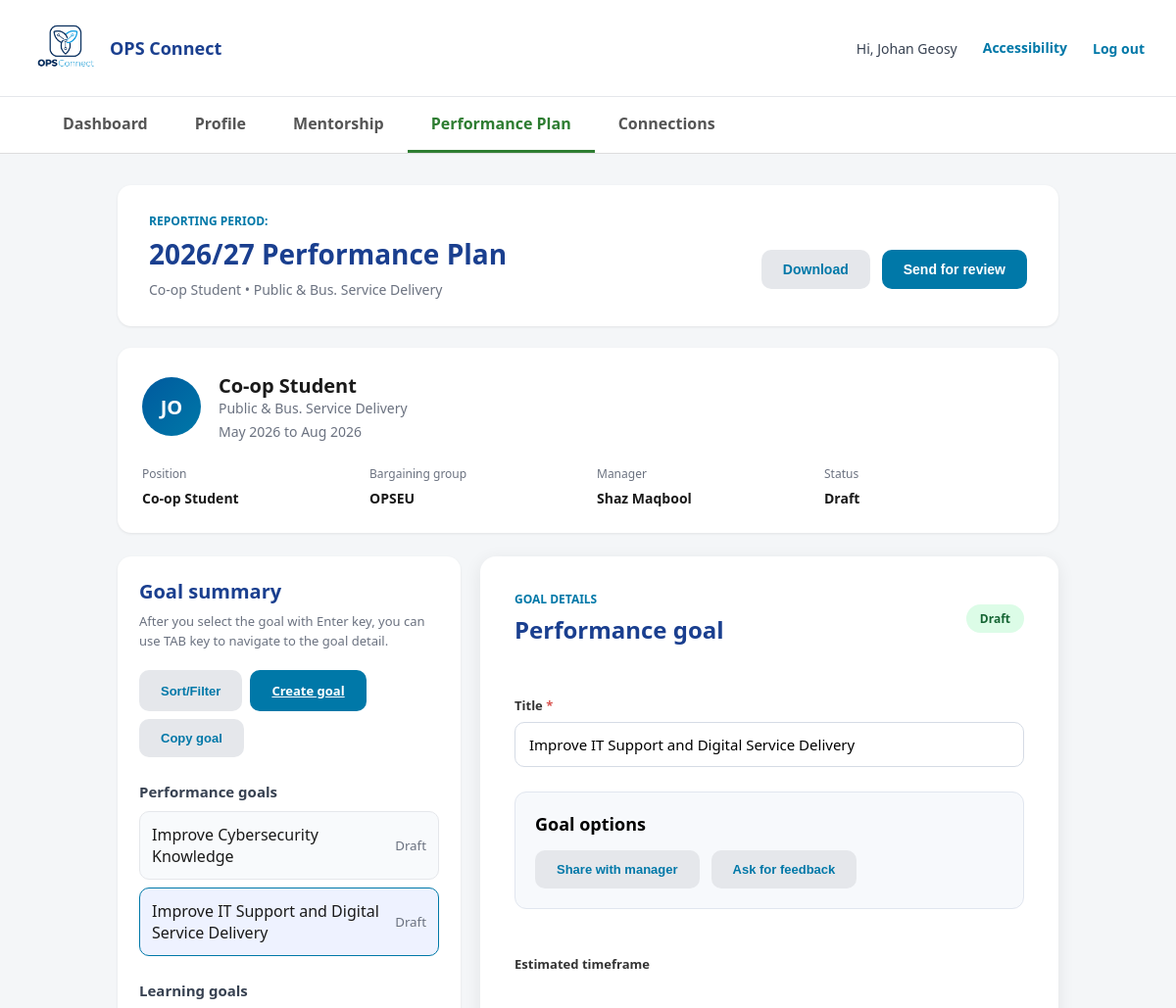
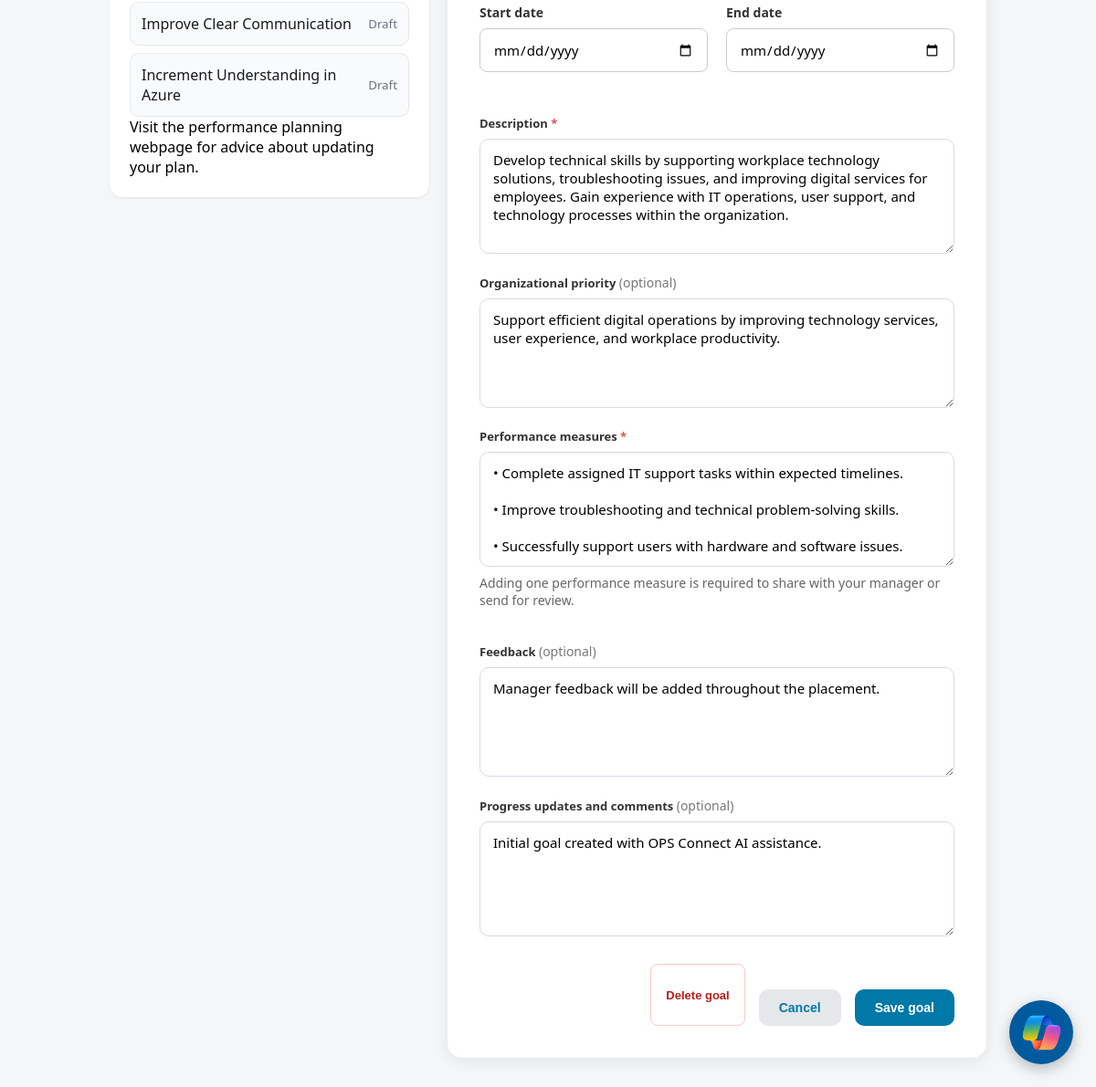
Page /performance?goal_id=13 on the committed database (2 pictures, top to bottom).
### tables this page shows
CREATE TABLE goals (
        id INTEGER PRIMARY KEY AUTOINCREMENT,

        title TEXT NOT NULL,

        type TEXT NOT NULL,

        status TEXT DEFAULT 'Draft',

        estimated_timeframe TEXT,

        description TEXT,

        organizational_priority TEXT,

        performance_measures TEXT,

        feedback TEXT,

        progress_updates TEXT,

        created_at TIMESTAMP DEFAULT CURRENT_TIMESTAMP
    );

### app.py (the view)
@app.route("/performance")
def performance():
    user_name = session.get("user_name", "Johan Geosy")
    conn = get_db()
    goals = conn.execute(
        "SELECT * FROM goals ORDER BY created_at DESC"
    ).fetchall()
    selected_goal = None
    goal_id = request.args.get("goal_id")
    if goal_id:
        selected_goal = conn.execute(
            "SELECT * FROM goals WHERE id = ?",
            (goal_id,)
        ).fetchone()
    conn.close()
    return render_template(
        "performance.html",
        user_name=user_name,
        goals=goals,
        selected_goal=selected_goal
    )

### app.py (called while the page is built)
def get_db():
    conn = sqlite3.connect(DB_PATH)
    conn.row_factory = sqlite3.Row
    return conn

### templates/performance.html (shortened to what this page needs)
<!DOCTYPE html>
<html lang="en">
<head>
    <link rel="stylesheet" href="{{ url_for('static', filename='style.css') }}">
</head>
<body class="dashboard-body">
<nav class="topbar">
    <div class="topbar-brand">
        <img
            src="{{ url_for('static', filename='logo_ops.png') }}"
            class="topbar-logo"
            alt="Connect Logo"
        >
        <span>
            OPS Connect
        </span>
    </div>
    <div class="topbar-user">
        <span>
            Hi, {{ user_name }}
        </span>
        <button
        class="accessibility-btn"
        onclick="toggleAccessibility()">
         Accessibility
         </button>
        <a href="{{ url_for('logout') }}" class="logout-link">
            Log out
        </a>
    </div>
</nav>
<nav class="dashboard-tabs">
    <a href="{{ url_for('dashboard') }}">
        Dashboard
    </a>
    <a href="{{ url_for('profile') }}">
        Profile
    </a>
    <a href="{{ url_for('mentorship') }}">
        Mentorship
    </a>
    <a href="{{ url_for('performance') }}" class="active">
        Performance Plan
    </a>
    <a href="{{ url_for('connections') }}">
        Connections
    </a>
</nav>
<main class="dashboard-container">
<section class="performance-header-card">
    <div>
        <p class="eyebrow-text">
            Reporting period:
        </p>
        <h1>
            2026/27 Performance Plan
        </h1>
        <p class="performance-subtitle">
            Co-op Student • Public &amp; Bus. Service Delivery
        </p>
    </div>
    <div class="performance-header-actions">
        <button
            class="secondary-btn"
            type="button"
        >
            Download
        </button>
        <button
            class="primary-btn"
            type="button"
        >
            Send for review
        </button>
    </div>
</section>
<section class="plan-summary-card">
    <div class="plan-summary-main">
        <div class="profile-avatar">
            {{ user_name[:2].upper() }}
        </div>
        <div>
            <h2>
                Co-op Student
            </h2>
            <p>
                Public &amp; Bus. Service Delivery
            </p>
            <p class="muted-text">
                May 2026 to Aug 2026
            </p>
        </div>
    </div>
    <div class="plan-details-grid">
        <div>
            <span class="detail-label">
                Position
            </span>
            <strong>
                Co-op Student
            </strong>
        </div>
        <div>
            <span class="detail-label">
                Bargaining group
            </span>
            <strong>
                OPSEU
            </strong>
        </div>
        <div>
            <span class="detail-label">
                Manager
            </span>
            <strong>
                Shaz Maqbool
            </strong>
        </div>
        <div>
            <span class="detail-label">
                Status
            </span>
            <strong>
                Draft
            </strong>
        </div>
    </div>
</section>
{% if not goals or goals|length == 0 %}
<section class="empty-performance-card">
    <div class="empty-icon">
        +
    </div>
    <h2>
        No goals created yet
    </h2>
    <p>
        Start your performance plan by creating your first performance or learning goal.
        Your goals help define what you want to accomplish during the reporting period.
    </p>
    <div class="empty-actions">
        <a
            href="{{ url_for('create_goal') }}"
            class="primary-btn"
        >
            Create goal
        </a>
        <a
            href="#"
            class="secondary-btn"
        >
            Visit planning advice
        </a>
    </div>
</section>
{% else %}
<div class="performance-plan-layout">
<aside class="goal-summary-card">
    <div class="goal-summary-header">
        <div>
            <h2>
                Goal summary
            </h2>
            <p>
                After you select the goal with Enter key, you can use TAB key to navigate to the goal detail.
            </p>
        </div>
    </div>
    <div class="goal-actions-row">
        <button
            class="secondary-btn small-btn"
            type="button"
        >
            Sort/Filter
        </button>
        <a
            href="{{ url_for('create_goal') }}"
            class="primary-btn small-btn"
        >
            Create goal
        </a>
        <button
            class="secondary-btn small-btn"
            type="button"
        >
            Copy goal
        </button>
    </div>
    <div class="goal-list-section">
        <h3>
            Performance goals
        </h3>
        <div class="goal-list">
        {% for goal in goals if goal.type == "performance" %}
            <a
                href="{{ url_for('performance', goal_id=goal.id) }}"
                class="goal-list-item {% if selected_goal and selected_goal.id == goal.id %}active{% endif %}"
            >
                <span>
                    {{ goal.title }}
                </span>
                <small>
                    {{ goal.status }}
                </small>
            </a>
        {% else %}
            <p class="empty-mini-text">
                Select “Create goal” to add a performance goal.
            </p>
        {% endfor %}
        </div>
    </div>
    <div class="goal-list-section">
        <h3>
            Learning goals
        </h3>
        <div class="goal-list">
        {% for goal in goals if goal.type == "learning" %}
            <a
                href="{{ url_for('performance', goal_id=goal.id) }}"
                class="goal-list-item {% if selected_goal and selected_goal.id == goal.id %}active{% endif %}"
            >
                <span>
                    {{ goal.title }}
                </span>
                <small>
                    {{ goal.status }}
                </small>
            </a>
        {% else %}
            <p class="empty-mini-text">
                Select “Create goal” to add a learning goal.
            </p>
        {% endfor %}
        </div>
    </div>
    <div class="planning-help-box">
        <p>
            Visit the performance planning webpage for advice about updating your plan.
        </p>
    </div>
</aside>
<section class="goal-details-card">
{% if selected_goal %}
<div class="goal-details-header">
    <div>
        <p class="eyebrow-text">
            Goal details
        </p>
        <h2>
            {{ selected_goal.type|capitalize }} goal
        </h2>
    </div>
    <span class="status-pill">
        {{ selected_goal.status }}
    </span>
</div>
<form
    method="POST"
    action="{{ url_for('update_goal', goal_id=selected_goal.id) }}"
>
<label for="goal_title">
    Title
    <span class="required-star">
        *
    </span>
</label>
<input
    type="text"
    id="goal_title"
    name="goal_title"
    maxlength="75"
    value="{{ selected_goal.title }}"
    required
>
<div class="goal-options-card">
    <h3>
        Goal options
    </h3>
    <div class="goal-option-buttons">
        <button
            type="button"
            class="secondary-btn small-btn"
        >
            Share with manager
        </button>
        <button
            type="button"
            class="secondary-btn small-btn"
        >
            Ask for feedback
        </button>
    </div>
</div>
<label for="estimated_timeframe">
    Estimated timeframe
</label>
<div class="date-range-container">
    <div class="date-field">
        <label for="start_date">
            Start date
        </label>
        <input
            type="date"
            id="start_date"
            name="start_date"
        >
    </div>
    <div class="date-field">
        <label for="end_date">
            End date
        </label>
        <input
            type="date"
            id="end_date"
            name="end_date"
        >
    </div>
</div>
<label for="description">
    Description
    <span class="required-star">
        *
    </span>
</label>
<textarea
    id="description"
    name="description"
    rows="5"
    required
>{{ selected_goal.description }}</textarea>
<label for="organizational_priority">
    Organizational priority
    <span class="optional-text">
        (optional)
    </span>
</label>
<textarea
    id="organizational_priority"
    name="organizational_priority"
    rows="4"
>{{ selected_goal.organizational_priority }}</textarea>
<label for="performance_measures">
    Performance measures
    <span class="required-star">
        *
    </span>
</label>
<textarea
    id="performance_measures"
    name="performance_measures"
    rows="5"
    required
>{{ selected_goal.performance_measures }}</textarea>
<p class="small-help-text">
Adding one performance measure is required to share with your manager or send for review.
</p>
<label for="feedback">
    Feedback
    <span class="optional-text">
        (optional)
    </span>
</label>
<textarea
    id="feedback"
    name="feedback"
    rows="4"
>{{ selected_goal.feedback }}</textarea>
<label for="progress_updates">
    Progress updates and comments
    <span class="optional-text">
        (optional)
    </span>
</label>
<textarea
    id="progress_updates"
    name="progress_updates"
    rows="5"
>{{ selected_goal.progress_updates }}</textarea>
<div class="form-actions">
    <button
    type="submit"
    class="danger-btn small-btn"
    formaction="{{ url_for('delete_goal', goal_id=selected_goal.id) }}"
    formmethod="POST"
    formnovalidate
    onclick="event.stopPropagation(); return confirm('Are you sure you want to delete this goal?');"
>
Delete goal
</button>
    <button
        type="button"
        class="secondary-btn"
    >
        Cancel
    </button>
    <button
        type="submit"
        class="primary-btn"
    >
        Save goal
    </button>
</div>
{% endif %}
</section>
</div>
{% endif %}
</main>
</body>
<div id="aiButton" class="ai-button">
    <img src="{{ url_for('static', filename='ai_icon.png') }}" alt="AI Assistant">
</div>
</html>

### rows in the picture
goals: title "Improve Cybersecurity Knowledge", status "Draft"
goals: title "Improve IT Support and Digital Service Delivery", status "Draft", type "Performance", goal_title "Improve IT Support and Digital Service Delivery", description "Develop technical skills by supporting workplace technology solutions, troubleshooting issues, and improving digital services for employees. Gain experience with IT operations, user support, and technology processes within the organization.", organizational_priority "Support efficient digital operations by improving technology services, user experience, and workplace productivity.", performance_measures "• Complete assigned IT support tasks within expected timelines. • Improve troubleshooting and technical problem-solving skills. • Successfully support users with hardware and software issues.", feedback "Manager feedback will be added throughout the placement.", progress_updates "Initial goal created with OPS Connect AI assistance."
goals: title "Improve Clear Communication", status "Draft"
goals: title "Increment Understanding in Azure", status "Draft"

### other values in the picture
{{ user_name }} "Johan Geosy"
{{ user_name[:2].upper() }} "JO"
